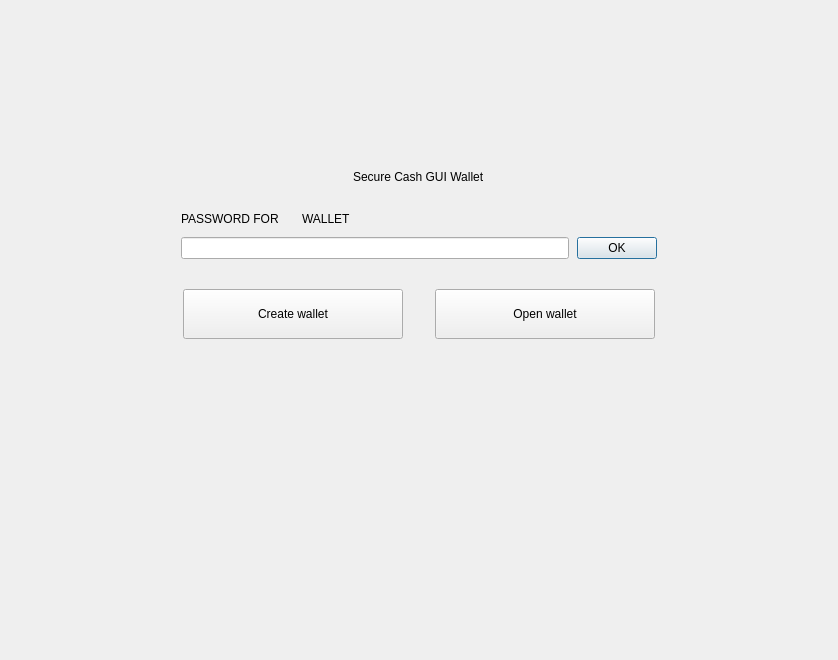
<?xml version="1.0" encoding="UTF-8"?>
<ui version="4.0">
 <class>NoWalletFrame</class>
 <widget class="QFrame" name="NoWalletFrame">
  <property name="geometry">
   <rect>
    <x>0</x>
    <y>0</y>
    <width>838</width>
    <height>660</height>
   </rect>
  </property>
  <property name="windowTitle">
   <string>Frame</string>
  </property>
  <property name="frameShape">
   <enum>QFrame::NoFrame</enum>
  </property>
  <property name="frameShadow">
   <enum>QFrame::Raised</enum>
  </property>
  <layout class="QVBoxLayout" name="verticalLayout">
   <property name="spacing">
    <number>0</number>
   </property>
   <property name="leftMargin">
    <number>0</number>
   </property>
   <property name="topMargin">
    <number>0</number>
   </property>
   <property name="rightMargin">
    <number>0</number>
   </property>
   <property name="bottomMargin">
    <number>0</number>
   </property>
   <item>
    <spacer name="verticalSpacer">
     <property name="orientation">
      <enum>Qt::Vertical</enum>
     </property>
     <property name="sizeType">
      <enum>QSizePolicy::Fixed</enum>
     </property>
     <property name="sizeHint" stdset="0">
      <size>
       <width>20</width>
       <height>170</height>
      </size>
     </property>
    </spacer>
   </item>
   <item alignment="Qt::AlignHCenter">
    <widget class="WalletGui::WalletHeaderLabel" name="m_welcomeLabel">
     <property name="text">
      <string>Secure Cash GUI Wallet</string>
     </property>
    </widget>
   </item>
   <item>
    <spacer name="verticalSpacer_4">
     <property name="orientation">
      <enum>Qt::Vertical</enum>
     </property>
     <property name="sizeType">
      <enum>QSizePolicy::Fixed</enum>
     </property>
     <property name="sizeHint" stdset="0">
      <size>
       <width>20</width>
       <height>25</height>
      </size>
     </property>
    </spacer>
   </item>
   <item alignment="Qt::AlignHCenter">
    <widget class="QFrame" name="m_passwordFrame">
     <property name="minimumSize">
      <size>
       <width>476</width>
       <height>0</height>
      </size>
     </property>
     <property name="maximumSize">
      <size>
       <width>338</width>
       <height>16777215</height>
      </size>
     </property>
     <property name="frameShape">
      <enum>QFrame::NoFrame</enum>
     </property>
     <property name="frameShadow">
      <enum>QFrame::Raised</enum>
     </property>
     <layout class="QVBoxLayout" name="verticalLayout_2">
      <property name="spacing">
       <number>8</number>
      </property>
      <property name="leftMargin">
       <number>0</number>
      </property>
      <property name="topMargin">
       <number>0</number>
      </property>
      <property name="rightMargin">
       <number>0</number>
      </property>
      <property name="bottomMargin">
       <number>0</number>
      </property>
      <item>
       <layout class="QHBoxLayout" name="horizontalLayout_4">
        <item>
         <widget class="QLabel" name="m_passwordTextLabel">
          <property name="sizePolicy">
           <sizepolicy hsizetype="Maximum" vsizetype="Preferred">
            <horstretch>0</horstretch>
            <verstretch>0</verstretch>
           </sizepolicy>
          </property>
          <property name="styleSheet">
           <string notr="true">[errorState=&quot;true&quot;] {
  color: #ef3131;
}</string>
          </property>
          <property name="text">
           <string>PASSWORD FOR</string>
          </property>
         </widget>
        </item>
        <item>
         <widget class="QLabel" name="m_walletNameLabel">
          <property name="text">
           <string/>
          </property>
         </widget>
        </item>
        <item>
         <widget class="QLabel" name="m_walletTextLabel">
          <property name="text">
           <string>WALLET</string>
          </property>
         </widget>
        </item>
        <item>
         <spacer name="horizontalSpacer_4">
          <property name="orientation">
           <enum>Qt::Horizontal</enum>
          </property>
          <property name="sizeHint" stdset="0">
           <size>
            <width>40</width>
            <height>20</height>
           </size>
          </property>
         </spacer>
        </item>
       </layout>
      </item>
      <item>
       <layout class="QHBoxLayout" name="horizontalLayout_5">
        <item>
         <widget class="QLineEdit" name="m_passwordEdit">
          <property name="sizePolicy">
           <sizepolicy hsizetype="Expanding" vsizetype="Fixed">
            <horstretch>0</horstretch>
            <verstretch>0</verstretch>
           </sizepolicy>
          </property>
          <property name="styleSheet">
           <string notr="true">[errorState=&quot;true&quot;] {
  border-color: #ef3131;
}</string>
          </property>
          <property name="echoMode">
           <enum>QLineEdit::Password</enum>
          </property>
         </widget>
        </item>
        <item>
         <widget class="WalletGui::WalletOkButton" name="m_okButton">
          <property name="enabled">
           <bool>true</bool>
          </property>
          <property name="text">
           <string>OK</string>
          </property>
          <property name="default">
           <bool>true</bool>
          </property>
         </widget>
        </item>
       </layout>
      </item>
     </layout>
    </widget>
   </item>
   <item>
    <spacer name="verticalSpacer_2">
     <property name="orientation">
      <enum>Qt::Vertical</enum>
     </property>
     <property name="sizeType">
      <enum>QSizePolicy::Fixed</enum>
     </property>
     <property name="sizeHint" stdset="0">
      <size>
       <width>20</width>
       <height>30</height>
      </size>
     </property>
    </spacer>
   </item>
   <item>
    <layout class="QHBoxLayout" name="horizontalLayout">
     <property name="spacing">
      <number>0</number>
     </property>
     <item>
      <spacer name="horizontalSpacer_2">
       <property name="orientation">
        <enum>Qt::Horizontal</enum>
       </property>
       <property name="sizeHint" stdset="0">
        <size>
         <width>40</width>
         <height>20</height>
        </size>
       </property>
      </spacer>
     </item>
     <item>
      <widget class="WalletGui::WalletLargeBlueButton" name="m_createWalletButton">
       <property name="sizePolicy">
        <sizepolicy hsizetype="Fixed" vsizetype="Fixed">
         <horstretch>0</horstretch>
         <verstretch>0</verstretch>
        </sizepolicy>
       </property>
       <property name="minimumSize">
        <size>
         <width>220</width>
         <height>50</height>
        </size>
       </property>
       <property name="maximumSize">
        <size>
         <width>220</width>
         <height>50</height>
        </size>
       </property>
       <property name="text">
        <string>Create wallet</string>
       </property>
      </widget>
     </item>
     <item>
      <spacer name="horizontalSpacer">
       <property name="orientation">
        <enum>Qt::Horizontal</enum>
       </property>
       <property name="sizeType">
        <enum>QSizePolicy::Fixed</enum>
       </property>
       <property name="sizeHint" stdset="0">
        <size>
         <width>32</width>
         <height>20</height>
        </size>
       </property>
      </spacer>
     </item>
     <item>
      <widget class="WalletGui::WalletLargeBlueButton" name="m_openWalletButton">
       <property name="sizePolicy">
        <sizepolicy hsizetype="Fixed" vsizetype="Fixed">
         <horstretch>0</horstretch>
         <verstretch>0</verstretch>
        </sizepolicy>
       </property>
       <property name="minimumSize">
        <size>
         <width>220</width>
         <height>50</height>
        </size>
       </property>
       <property name="maximumSize">
        <size>
         <width>220</width>
         <height>50</height>
        </size>
       </property>
       <property name="text">
        <string>Open wallet</string>
       </property>
      </widget>
     </item>
     <item>
      <spacer name="horizontalSpacer_3">
       <property name="orientation">
        <enum>Qt::Horizontal</enum>
       </property>
       <property name="sizeHint" stdset="0">
        <size>
         <width>40</width>
         <height>20</height>
        </size>
       </property>
      </spacer>
     </item>
    </layout>
   </item>
   <item>
    <spacer name="verticalSpacer_3">
     <property name="orientation">
      <enum>Qt::Vertical</enum>
     </property>
     <property name="sizeHint" stdset="0">
      <size>
       <width>20</width>
       <height>376</height>
      </size>
     </property>
    </spacer>
   </item>
  </layout>
 </widget>
 <customwidgets>
  <customwidget>
   <class>WalletGui::WalletOkButton</class>
   <extends>QPushButton</extends>
   <header>Gui/Common/WalletOkButton.h</header>
  </customwidget>
  <customwidget>
   <class>WalletGui::WalletHeaderLabel</class>
   <extends>QLabel</extends>
   <header>Gui/Common/WalletTextLabel.h</header>
  </customwidget>
  <customwidget>
   <class>WalletGui::WalletLargeBlueButton</class>
   <extends>QPushButton</extends>
   <header>Gui/Common/WalletBlueButton.h</header>
  </customwidget>
 </customwidgets>
 <resources/>
 <connections>
  <connection>
   <sender>m_okButton</sender>
   <signal>clicked()</signal>
   <receiver>NoWalletFrame</receiver>
   <slot>okClicked()</slot>
   <hints>
    <hint type="sourcelabel">
     <x>498</x>
     <y>266</y>
    </hint>
    <hint type="destinationlabel">
     <x>418</x>
     <y>329</y>
    </hint>
   </hints>
  </connection>
  <connection>
   <sender>m_passwordEdit</sender>
   <signal>textChanged(QString)</signal>
   <receiver>NoWalletFrame</receiver>
   <slot>passwordChanged(QString)</slot>
   <hints>
    <hint type="sourcelabel">
     <x>374</x>
     <y>265</y>
    </hint>
    <hint type="destinationlabel">
     <x>418</x>
     <y>329</y>
    </hint>
   </hints>
  </connection>
  <connection>
   <sender>m_passwordEdit</sender>
   <signal>returnPressed()</signal>
   <receiver>m_okButton</receiver>
   <slot>click()</slot>
   <hints>
    <hint type="sourcelabel">
     <x>374</x>
     <y>265</y>
    </hint>
    <hint type="destinationlabel">
     <x>616</x>
     <y>256</y>
    </hint>
   </hints>
  </connection>
 </connections>
 <slots>
  <signal>createWalletClickedSignal()</signal>
  <signal>openWalletClickedSignal()</signal>
  <slot>okClicked()</slot>
  <slot>passwordChanged(QString)</slot>
 </slots>
</ui>
